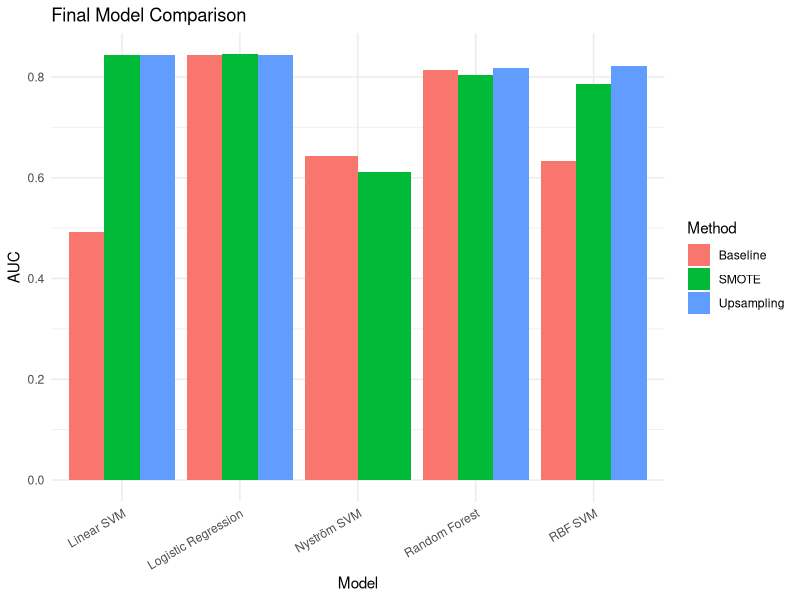

Write the R code that produced this figure.
library(tidyverse)

# Load results
baseline <- read_csv("outputs/model_results.csv")
smote    <- read_csv("outputs/model_results_smote.csv")
up       <- read_csv("outputs/model_results_upsampling.csv")

# Add labels
baseline$Method <- "Baseline"
smote$Method    <- "SMOTE"
up$Method       <- "Upsampling"

# Combine
all_results <- bind_rows(baseline, smote, up)

# Create folder
if (!dir.exists("charts")) dir.create("charts")

# Plot
library(ggplot2)

p <- ggplot(all_results, aes(x = Model, y = AUC, fill = Method)) +
  geom_bar(stat = "identity", position = "dodge") +
  theme_minimal() +
  labs(
    title = "Final Model Comparison",
    x = "Model",
    y = "AUC"
  ) +
  theme(axis.text.x = element_text(angle = 30, hjust = 1))

# Save
ggsave("charts/model_performance_summary.png", p, width = 10, height = 6, dpi = 300)

cat("DONE → charts/model_performance_summary.png\n")
